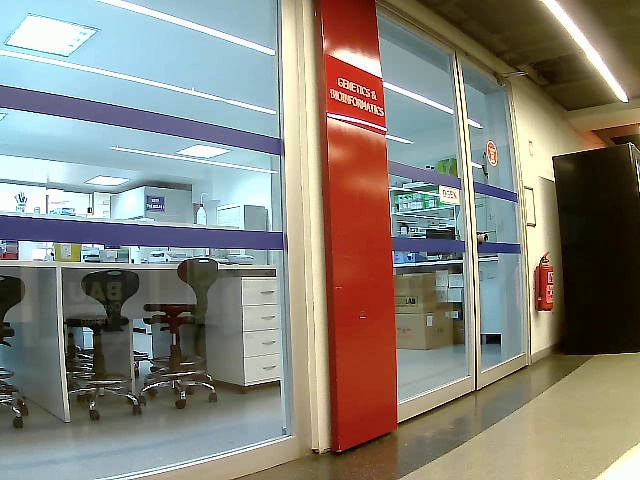
#> input picture data/video1_frame1.jpg, 640 x 480 px, found by its file name
$ jupyter execute '003模块化.ipynb'
#> lines starting #> are read from the running program, lines starting #| are printed output that depends on the picture
[cell 1]
import cv2
import numpy as np
import subprocess
import time
import os

def undistort_and_rotate(image_path, camera_matrix, dist_coeffs, angle, output_path):
#> called with image_path = '../data/video1_frame1.jpg', camera_matrix = array of shape (3, 3), dist_coeffs = array of shape (4,), angle = -3.59, output_path = './output/undistorted_image_1.png'
    start_time = time.time()
    # 读取图像
    image = cv2.imread(image_path)
#> image is the input picture: shape (480, 640, 3); mean B, G, R 123.8, 132.7, 136

    # 获取新的相机矩阵
    new_camera_matrix, roi = cv2.getOptimalNewCameraMatrix(camera_matrix, dist_coeffs, (image.shape[1], image.shape[0]), 1, (image.shape[1], image.shape[0]))
#> roi = (41, 43, 598, 428)

    # 畸变矫正
    undistorted_image = cv2.undistort(image, camera_matrix, dist_coeffs, None, new_camera_matrix)
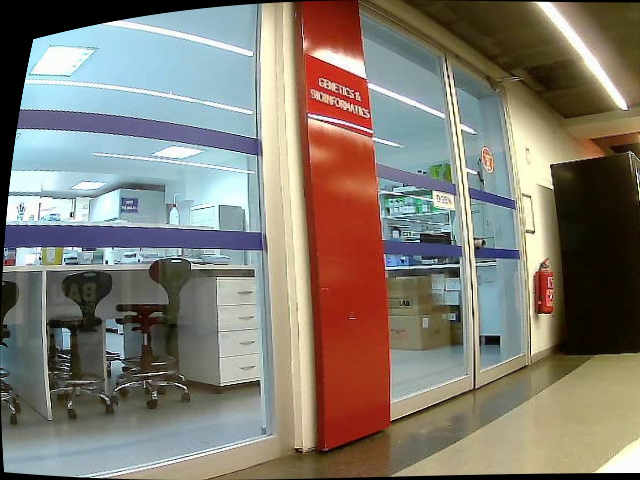
#> undistorted_image: shape (480, 640, 3); mean B, G, R 114.8, 124.9, 130.7

    # 裁剪图像
    x, y, w, h = roi
#> x = 41; y = 43; w = 598; h = 428
    undistorted_image = undistorted_image[y:y+h, x:x+w]
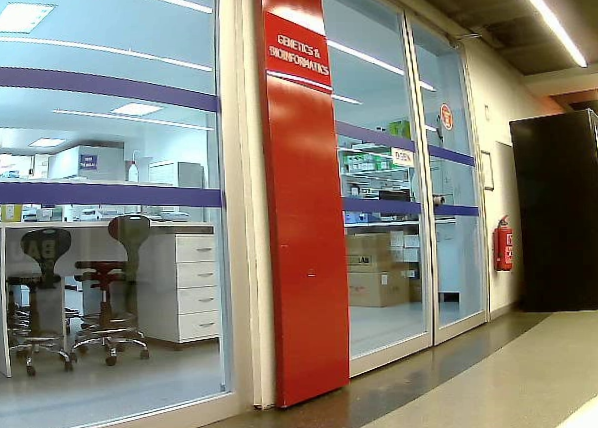
#> undistorted_image: shape (428, 598, 3); mean B, G, R 119.5, 130.1, 137.2

    # 获取图像中心
    (h, w) = undistorted_image.shape[:2]
    center = (w // 2, h // 2)
#> center = (299, 214)

    # 旋转矩阵
    M = cv2.getRotationMatrix2D(center, angle, 1.0)

    # 旋转图像并裁剪黑边
    rotated_image = cv2.warpAffine(undistorted_image, M, (w, h), flags=cv2.INTER_LINEAR, borderMode=cv2.BORDER_CONSTANT, borderValue=(0, 0, 0))
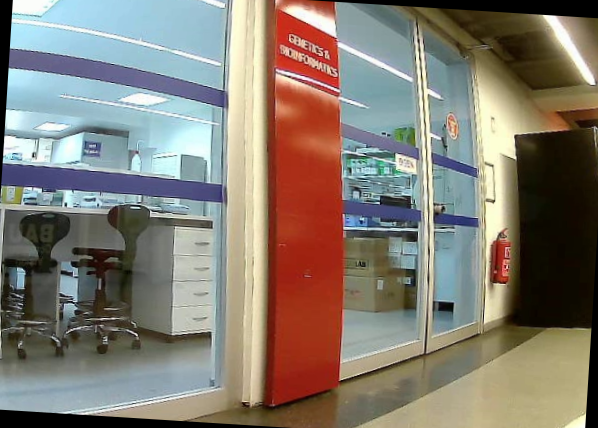
#> rotated_image: shape (428, 598, 3); mean B, G, R 114.5, 124.7, 131.9

    # 保存图像
    cv2.imwrite(output_path, rotated_image)
    end_time = time.time()
    print(f"Saved undistorted and rotated image: {output_path}")
    print(f"Undistort and rotate time: {end_time - start_time:.2f} seconds")

def preprocess_images(image_paths, camera_matrix, dist_coeffs_list, rotation_angles):
    processed_images = []
    for i, image_path in enumerate(image_paths):
        output_path = f'./output/undistorted_image_{i+1}.png'
        undistort_and_rotate(image_path, camera_matrix, dist_coeffs_list[i], rotation_angles[i], output_path)
        processed_images.append(output_path)
    return processed_images

def stitch_images(image1_path, image2_path, output_path):
    start_time = time.time()
    # 构建命令
    command = ["./image_stitching", image1_path, image2_path, output_path]

    # 使用subprocess运行命令
    try:
        result = subprocess.run(command, check=True, stdout=subprocess.PIPE, stderr=subprocess.PIPE)
        end_time = time.time()
        print(f"Stitched images: {image1_path}, {image2_path} to {output_path}")
        print(f"Stitching time: {end_time - start_time:.2f} seconds")
    except subprocess.CalledProcessError as e:
        print("Error occurred while executing the command.")
        print("Error message:\n", e.stderr.decode())
        exit(1)  # 退出程序

def process_image_batches(image_batches, camera_matrix, dist_coeffs_list, rotation_angles):
    if not os.path.exists('./output'):
        os.makedirs('./output')

    for batch_index, image_paths in enumerate(image_batches):
        print(f"Processing batch {batch_index+1}")
        # 预处理图像
        processed_images = preprocess_images(image_paths, camera_matrix, dist_coeffs_list, rotation_angles)
        # 拼接图像
        stitch_images(processed_images[0], processed_images[1], f'./output/output_{batch_index+1}_1.png')
#> (the call stopped at in stitch_images, `result = subprocess.run(command, check=True, stdout=subprocess.PIPE, s..`: subprocess is not available in this run)
        stitch_images(processed_images[2], processed_images[3], f'./output/output_{batch_index+1}_2.png')
#> (the call stopped at in stitch_images, `result = subprocess.run(command, check=True, stdout=subprocess.PIPE, s..`: subprocess is not available in this run)
        stitch_images(f'./output/output_{batch_index+1}_1.png', f'./output/output_{batch_index+1}_2.png', f'./output/output_{batch_index+1}_final.png')
#> (the call stopped at in stitch_images, `result = subprocess.run(command, check=True, stdout=subprocess.PIPE, s..`: subprocess is not available in this run)

# 示例使用
camera_matrix = np.array([[800, 0, 640], [0, 800, 360], [0, 0, 1]], dtype=np.float32)
dist_coeffs_list = [
    np.array([-0.401, 0.59999991, 0, 0], dtype=np.float32),
    np.array([-0.3, 0.2, 0, 0], dtype=np.float32),
    np.array([-0.0733, 0.0833, 0, 0], dtype=np.float32),
    np.array([0.03, 0.00, 0, 0], dtype=np.float32)
]
rotation_angles = [-3.5865, 0, 0, 5]

# 图片列表的列表
image_batches = [
    ['../data/video1_frame1.jpg', '../data/video2_frame1.jpg', '../data/video3_frame1.jpg', '../data/video4_frame1.jpg'],
    # 添加更多批次的图像路径列表
]

process_image_batches(image_batches, camera_matrix, dist_coeffs_list, rotation_angles)
